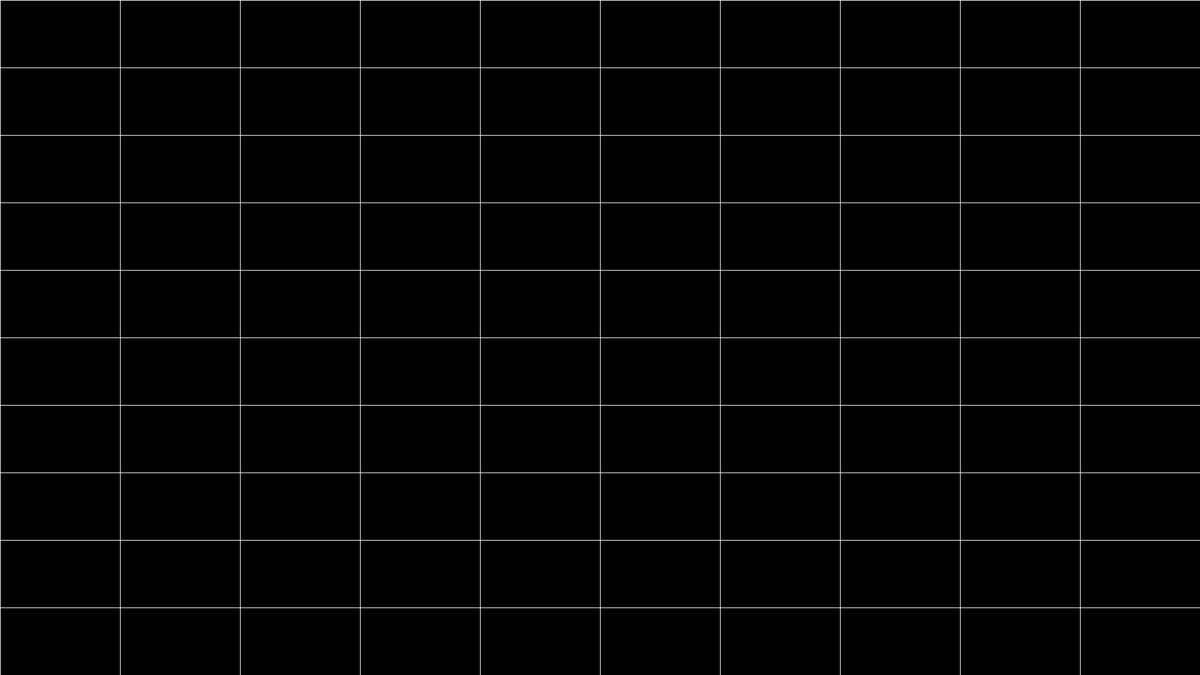
Frame 1 (no input)
Frame 60 (the mouse pressed at the canvas centre just before this capture): identical to frame 1, image omitted
Frame 120 (the mouse held since frame 60 and released just before this capture): identical to frame 1, image omitted

The Processing sketch that drew this single still picture (run headless with seeded random() and noise(); from frame 60 on, the mouse is pressed at the canvas centre):

// Processing sketch: Loops_05_GridPattern
// ── Loops_05_GridPattern.pde
/*
Loops_05_GridPattern.pde
Author: Alexandros Lotsos
Summary: An example showcasing the use of multiple loops to create a grid pattern using lines.
*/

float num_linesX = 10; //number of vertical lines
float num_linesY = 10; //number of horizontal lines
float lim = 100; //limit on the number of lines on each dimension

void setup(){
  size(1920,1080);
  background(0);
  stroke(255);
}

void draw(){
  background(0);
  
  //compute xStep and yStep based on num_linesx,y
  float xStep = width/num_linesX;
  float yStep = height/num_linesY;
  
  //draw the horizontal lines
  for(float x = 0; x < width; x += xStep){
    line(x, 0, x, height);
  }
  //draw the vertical lines
  for(float y = 0; y < height; y += yStep){
    line(0, y, width, y);
  } 
}

//check for keyboard input. left and right arrows tweak the X dimension while up and down arrows tweak the Y dimension of the grid.
//the R key will reset the grid to its initial dimensions of 10x10
void keyPressed(){
  if(keyCode == LEFT && num_linesX > 0){
    num_linesX--;
  }else if(keyCode == RIGHT && num_linesX < lim){
    num_linesX++;
  }else if(keyCode == DOWN && num_linesY > 0){
    num_linesY--;
  }else if(keyCode == UP && num_linesY < lim){
    num_linesY++;
  }else if(key == 'r' || key == 'R'){
    num_linesX = 10;
    num_linesY = 10;
  }
}
